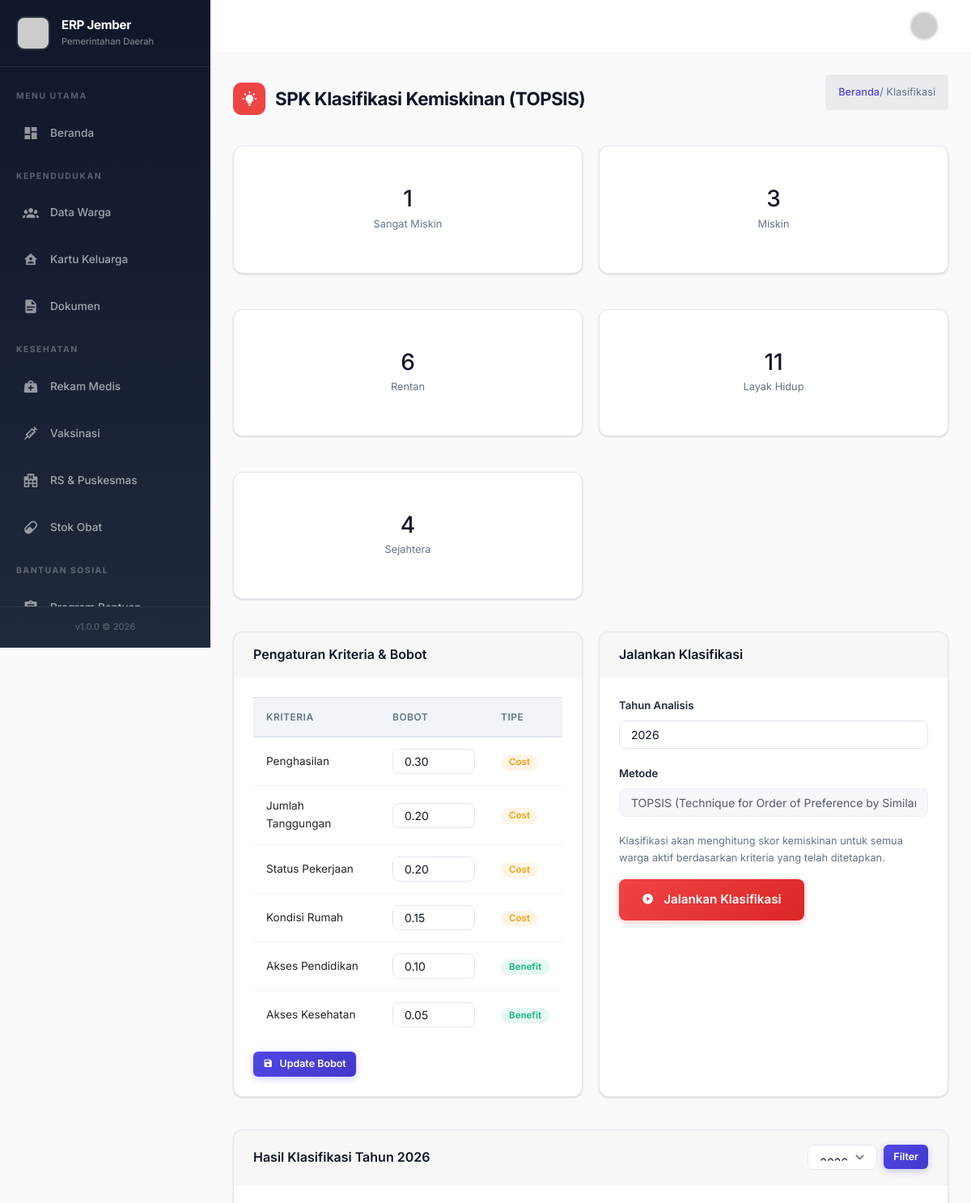
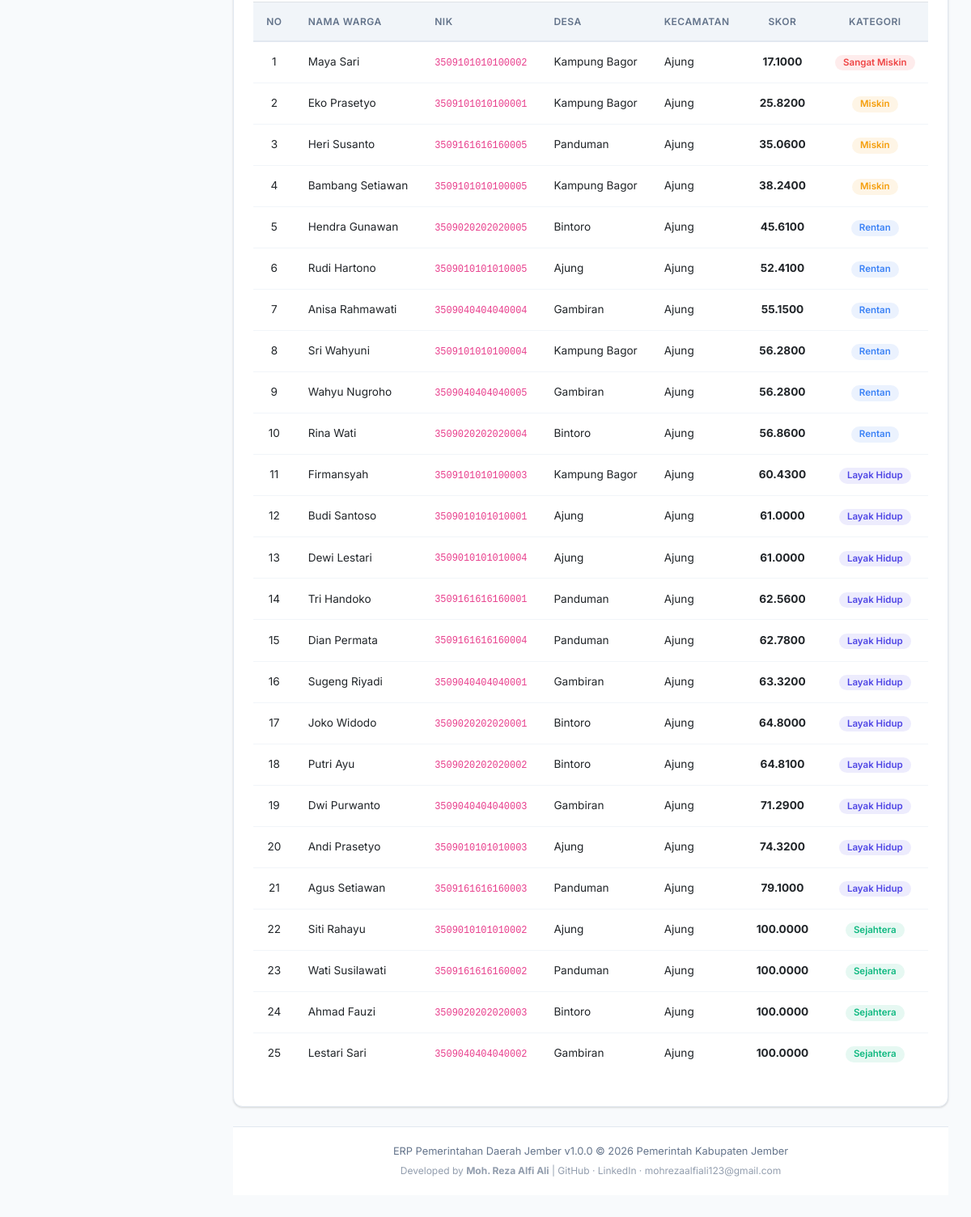
The page /modul/spk/klasifikasi.php (signed in) on the database its author committed (2 pictures, top to bottom).
### tables this page shows
CREATE TABLE `tbl_kriteria_kemiskinan` (
  `id` int(11) NOT NULL,
  `nama_kriteria` varchar(100) NOT NULL,
  `bobot` decimal(5,2) NOT NULL,
  `tipe` enum('Benefit','Cost') DEFAULT 'Benefit',
  `deskripsi` text DEFAULT NULL,
  `created_at` timestamp NOT NULL DEFAULT current_timestamp()
);

CREATE TABLE `tbl_hasil_klasifikasi` (
  `id` int(11) NOT NULL,
  `warga_id` int(11) NOT NULL,
  `skor` decimal(10,4) NOT NULL,
  `kategori` enum('Sangat Miskin','Miskin','Rentan','Layak Hidup','Sejahtera') NOT NULL,
  `tahun` int(11) NOT NULL,
  `bulan` int(11) DEFAULT NULL,
  `metode` varchar(50) DEFAULT 'TOPSIS',
  `created_at` timestamp NOT NULL DEFAULT current_timestamp()
);

CREATE TABLE `tbl_warga` (
  `id` int(11) NOT NULL,
  `nik` varchar(16) NOT NULL,
  `nama_lengkap` varchar(100) NOT NULL,
  `tempat_lahir` varchar(100) DEFAULT NULL,
  `tanggal_lahir` date DEFAULT NULL,
  `jenis_kelamin` enum('Laki-laki','Perempuan') NOT NULL,
  `golongan_darah` enum('A','B','AB','O','-') DEFAULT '-',
  `agama` enum('Islam','Kristen','Katolik','Hindu','Buddha','Konghucu') DEFAULT 'Islam',
  `status_kawin` enum('Belum Kawin','Kawin','Cerai Hidup','Cerai Mati') DEFAULT 'Belum Kawin',
  `pekerjaan` varchar(100) DEFAULT NULL,
  `penghasilan` decimal(15,2) DEFAULT 0.00,
  `alamat_lengkap` text DEFAULT NULL,
  `rt` varchar(5) DEFAULT NULL,
  `rw` varchar(5) DEFAULT NULL,
  `desa_id` int(11) DEFAULT NULL,
  `foto` varchar(255) DEFAULT 'default.jpg',
  `status_aktif` tinyint(4) DEFAULT 1,
  `created_at` timestamp NOT NULL DEFAULT current_timestamp(),
  `updated_at` timestamp NOT NULL DEFAULT current_timestamp() ON UPDATE current_timestamp()
);

CREATE TABLE `tbl_desa` (
  `id` int(11) NOT NULL,
  `kecamatan_id` int(11) NOT NULL,
  `nama_desa` varchar(100) NOT NULL,
  `kode_desa` varchar(10) NOT NULL,
  `jumlah_rt` int(11) DEFAULT 0,
  `jumlah_rw` int(11) DEFAULT 0,
  `koordinat_lat` decimal(10,6) DEFAULT NULL,
  `koordinat_lng` decimal(10,6) DEFAULT NULL,
  `created_at` timestamp NOT NULL DEFAULT current_timestamp()
);

CREATE TABLE `tbl_kecamatan` (
  `id` int(11) NOT NULL,
  `nama_kecamatan` varchar(100) NOT NULL,
  `kode_kecamatan` varchar(10) NOT NULL,
  `luas` decimal(10,2) DEFAULT NULL,
  `jumlah_desa` int(11) DEFAULT 0,
  `koordinat_lat` decimal(10,6) DEFAULT NULL,
  `koordinat_lng` decimal(10,6) DEFAULT NULL,
  `created_at` timestamp NOT NULL DEFAULT current_timestamp()
);

### includes/functions.php (called while the page is built, shortened)
<?php
function sanitize($data) {
    return htmlspecialchars(trim($data), ENT_QUOTES, 'UTF-8');
}

### modul/spk/klasifikasi.php (the view, shortened to what this page needs)
<?php
require_once '../../includes/auth.php';
$criteriaList = $dbh->query("SELECT * FROM tbl_kriteria_kemiskinan ORDER BY id")->fetchAll();
$tahunFilter = $_GET['tahun'] ?? date('Y');
$results = $dbh->prepare("
    SELECT hk.*, w.nama_lengkap, w.nik, d.nama_desa, k.nama_kecamatan
    FROM tbl_hasil_klasifikasi hk
    JOIN tbl_warga w ON w.id = hk.warga_id
    LEFT JOIN tbl_desa d ON d.id = w.desa_id
    LEFT JOIN tbl_kecamatan k ON k.id = d.kecamatan_id
    WHERE hk.tahun = :tahun
    ORDER BY hk.skor ASC
");
$results->execute([':tahun' => $tahunFilter]);
$hasilList = $results->fetchAll();
$stats = $dbh->prepare("SELECT kategori, COUNT(*) as jumlah FROM tbl_hasil_klasifikasi WHERE tahun = :tahun GROUP BY kategori");
$stats->execute([':tahun' => $tahunFilter]);
$statList = $stats->fetchAll();
$statMap = [];
foreach ($statList as $s) $statMap[$s->kategori] = $s->jumlah;
?>
<!DOCTYPE html>
<html lang="id">
<?php include '../../includes/head.php'; ?>
<body>
    <?php include '../../includes/header.php'; ?>
    <?php include '../../includes/sidebar.php'; ?>
    <div class="app-main">
        <div class="page-header">
            <h3>
                <span class="icon bg-danger"><i class="mdi mdi-lightbulb-on"></i></span>
                SPK Klasifikasi Kemiskinan (TOPSIS)
            </h3>
            <div class="breadcrumb"><a href="../dashboard/index.php">Beranda</a> / Klasifikasi</div>
        </div>
        <?php
        $colors = ['Sangat Miskin' => 'danger', 'Miskin' => 'warning', 'Rentan' => 'info', 'Layak Hidup' => 'primary', 'Sejahtera' => 'success'];
        ?>
        <div style="display:grid; grid-template-columns: repeat(auto-fit, minmax(300px, 1fr)); gap:20px;" class="mb-3">
            <?php foreach ($colors as $kat => $color): ?>
            <div class="card stat-card <?= $color ?>">
                <div class="card-body text-center">
                    <h3 class="mb-0"><?= $statMap[$kat] ?? 0 ?></h3>
                    <small class="text-muted"><?= $kat ?></small>
                </div>
            </div>
            <?php endforeach; ?>
        </div>
        <div style="display:grid; grid-template-columns: repeat(auto-fit, minmax(400px, 1fr)); gap:20px;" class="mb-3">
            <div class="card">
                <div class="card-header"><h5 class="mb-0">Pengaturan Kriteria & Bobot</h5></div>
                <div class="card-body">
                    <form method="post">
                        <table class="table table-sm">
                            <thead><tr><th>Kriteria</th><th>Bobot</th><th>Tipe</th></tr></thead>
                            <tbody>
                                <?php foreach ($criteriaList as $c): ?>
                                <tr>
                                    <td><?= sanitize($c->nama_kriteria) ?></td>
                                    <td><input type="number" class="form-control form-control-sm" name="bobot[<?= $c->id ?>]" value="<?= $c->bobot ?>" step="0.01" min="0" max="1" required></td>
                                    <td><span class="badge badge-<?= $c->tipe === 'Benefit' ? 'success' : 'warning' ?>"><?= $c->tipe ?></span></td>
                                </tr>
                                <?php endforeach; ?>
                            </tbody>
                        </table>
                        <button type="submit" name="update_criteria" class="btn btn-primary btn-sm"><i class="mdi mdi-content-save"></i> Update Bobot</button>
                    </form>
                </div>
            </div>
            <div class="card">
                <div class="card-header"><h5 class="mb-0">Jalankan Klasifikasi</h5></div>
                <div class="card-body">
                    <form method="post">
                        <div class="form-group">
                            <label>Tahun Analisis</label>
                            <input type="number" class="form-control" name="tahun" value="<?= date('Y') ?>" min="2020" max="2030">
                        </div>
                        <div class="form-group">
                            <label>Metode</label>
                            <input type="text" class="form-control" value="TOPSIS (Technique for Order of Preference by Similarity to Ideal Solution)" readonly>
                        </div>
                        <p class="text-muted small">Klasifikasi akan menghitung skor kemiskinan untuk semua warga aktif berdasarkan kriteria yang telah ditetapkan.</p>
                        <button type="submit" name="run_classification" class="btn btn-danger btn-lg" onclick="return confirm('Jalankan klasifikasi kemiskinan? Proses ini akan mengupdate semua data klasifikasi.')">
                            <i class="mdi mdi-play-circle mr-1"></i> Jalankan Klasifikasi
                        </button>
                    </form>
                </div>
            </div>
        </div>
        <div class="card">
            <div class="card-header d-flex justify-content-between align-items-center">
                <h5 class="mb-0">Hasil Klasifikasi Tahun <?= $tahunFilter ?></h5>
                <form method="get" class="form-inline">
                    <select name="tahun" class="form-control form-control-sm mr-2">
                        <?php for ($y = date('Y'); $y >= 2020; $y--): ?>
                            <option value="<?= $y ?>" <?= $y == $tahunFilter ? 'selected' : '' ?>><?= $y ?></option>
                        <?php endfor; ?>
                    </select>
                    <button type="submit" class="btn btn-sm btn-primary">Filter</button>
                </form>
            </div>
            <div class="card-body">
                <div class="table-responsive">
                    <table class="table">
                        <thead>
                            <tr>
                                <th class="text-center">No</th>
                                <th>Nama Warga</th>
                                <th>NIK</th>
                                <th>Desa</th>
                                <th>Kecamatan</th>
                                <th class="text-center">Skor</th>
                                <th class="text-center">Kategori</th>
                            </tr>
                        </thead>
                        <tbody>
                            <?php $cnt = 1; foreach ($hasilList as $row): ?>
                            <tr>
                                <td class="text-center"><?= $cnt++ ?></td>
                                <td><?= sanitize($row->nama_lengkap) ?></td>
                                <td><code><?= sanitize($row->nik) ?></code></td>
                                <td><?= sanitize($row->nama_desa ?? '-') ?></td>
                                <td><?= sanitize($row->nama_kecamatan ?? '-') ?></td>
                                <td class="text-center"><strong><?= $row->skor ?></strong></td>
                                <td class="text-center">
                                    <span class="badge badge-<?= $colors[$row->kategori] ?? 'secondary' ?>"><?= $row->kategori ?></span>
                                </td>
                            </tr>
                            <?php endforeach; ?>
                        </tbody>
                    </table>
                </div>
            </div>
        </div>
        <?php include '../../includes/footer.php'; ?>
    </div>
</body>
</html>

### rows shown on the page
tbl_kriteria_kemiskinan: nama_kriteria "Penghasilan", bobot "0.30", tipe "Cost"
tbl_kriteria_kemiskinan: nama_kriteria "Jumlah Tanggungan", bobot "0.20", tipe "Cost"
tbl_kriteria_kemiskinan: nama_kriteria "Status Pekerjaan", bobot "0.20", tipe "Cost"
tbl_kriteria_kemiskinan: nama_kriteria "Kondisi Rumah", bobot "0.15", tipe "Cost"
tbl_kriteria_kemiskinan: nama_kriteria "Akses Pendidikan", bobot "0.10", tipe "Benefit"
tbl_kriteria_kemiskinan: nama_kriteria "Akses Kesehatan", bobot "0.05", tipe "Benefit"
tbl_hasil_klasifikasi: warga.nama_lengkap "Maya Sari", warga.nik "3509101010100002", tbl_desa.nama_desa "Kampung Bagor", tbl_kecamatan.nama_kecamatan "Ajung", skor "17.1000", kategori "Sangat Miskin"
tbl_hasil_klasifikasi: warga.nama_lengkap "Eko Prasetyo", warga.nik "3509101010100001", tbl_desa.nama_desa "Kampung Bagor", tbl_kecamatan.nama_kecamatan "Ajung", skor "25.8200", kategori "Miskin"
tbl_hasil_klasifikasi: warga.nama_lengkap "Heri Susanto", warga.nik "3509161616160005", tbl_desa.nama_desa "Panduman", tbl_kecamatan.nama_kecamatan "Ajung", skor "35.0600", kategori "Miskin"
tbl_hasil_klasifikasi: warga.nama_lengkap "Bambang Setiawan", warga.nik "3509101010100005", tbl_desa.nama_desa "Kampung Bagor", tbl_kecamatan.nama_kecamatan "Ajung", skor "38.2400", kategori "Miskin"
tbl_hasil_klasifikasi: warga.nama_lengkap "Hendra Gunawan", warga.nik "3509020202020005", tbl_desa.nama_desa "Bintoro", tbl_kecamatan.nama_kecamatan "Ajung", skor "45.6100", kategori "Rentan"
tbl_hasil_klasifikasi: warga.nama_lengkap "Rudi Hartono", warga.nik "3509010101010005", tbl_desa.nama_desa "Ajung", tbl_kecamatan.nama_kecamatan "Ajung", skor "52.4100", kategori "Rentan"
tbl_hasil_klasifikasi: warga.nama_lengkap "Anisa Rahmawati", warga.nik "3509040404040004", tbl_desa.nama_desa "Gambiran", tbl_kecamatan.nama_kecamatan "Ajung", skor "55.1500", kategori "Rentan"
tbl_hasil_klasifikasi: warga.nama_lengkap "Sri Wahyuni", warga.nik "3509101010100004", tbl_desa.nama_desa "Kampung Bagor", tbl_kecamatan.nama_kecamatan "Ajung", skor "56.2800", kategori "Rentan"
tbl_hasil_klasifikasi: warga.nama_lengkap "Wahyu Nugroho", warga.nik "3509040404040005", tbl_desa.nama_desa "Gambiran", tbl_kecamatan.nama_kecamatan "Ajung", skor "56.2800", kategori "Rentan"
tbl_hasil_klasifikasi: warga.nama_lengkap "Rina Wati", warga.nik "3509020202020004", tbl_desa.nama_desa "Bintoro", tbl_kecamatan.nama_kecamatan "Ajung", skor "56.8600", kategori "Rentan"
tbl_hasil_klasifikasi: warga.nama_lengkap "Firmansyah", warga.nik "3509101010100003", tbl_desa.nama_desa "Kampung Bagor", tbl_kecamatan.nama_kecamatan "Ajung", skor "60.4300", kategori "Layak Hidup"
tbl_hasil_klasifikasi: warga.nama_lengkap "Budi Santoso", warga.nik "3509010101010001", tbl_desa.nama_desa "Ajung", tbl_kecamatan.nama_kecamatan "Ajung", skor "61.0000", kategori "Layak Hidup"
tbl_hasil_klasifikasi: warga.nama_lengkap "Dewi Lestari", warga.nik "3509010101010004", tbl_desa.nama_desa "Ajung", tbl_kecamatan.nama_kecamatan "Ajung", skor "61.0000", kategori "Layak Hidup"
tbl_hasil_klasifikasi: warga.nama_lengkap "Tri Handoko", warga.nik "3509161616160001", tbl_desa.nama_desa "Panduman", tbl_kecamatan.nama_kecamatan "Ajung", skor "62.5600", kategori "Layak Hidup"
tbl_hasil_klasifikasi: warga.nama_lengkap "Dian Permata", warga.nik "3509161616160004", tbl_desa.nama_desa "Panduman", tbl_kecamatan.nama_kecamatan "Ajung", skor "62.7800", kategori "Layak Hidup"
tbl_hasil_klasifikasi: warga.nama_lengkap "Sugeng Riyadi", warga.nik "3509040404040001", tbl_desa.nama_desa "Gambiran", tbl_kecamatan.nama_kecamatan "Ajung", skor "63.3200", kategori "Layak Hidup"
tbl_hasil_klasifikasi: warga.nama_lengkap "Joko Widodo", warga.nik "3509020202020001", tbl_desa.nama_desa "Bintoro", tbl_kecamatan.nama_kecamatan "Ajung", skor "64.8000", kategori "Layak Hidup"
tbl_hasil_klasifikasi: warga.nama_lengkap "Putri Ayu", warga.nik "3509020202020002", tbl_desa.nama_desa "Bintoro", tbl_kecamatan.nama_kecamatan "Ajung", skor "64.8100", kategori "Layak Hidup"
tbl_hasil_klasifikasi: warga.nama_lengkap "Dwi Purwanto", warga.nik "3509040404040003", tbl_desa.nama_desa "Gambiran", tbl_kecamatan.nama_kecamatan "Ajung", skor "71.2900", kategori "Layak Hidup"
tbl_hasil_klasifikasi: warga.nama_lengkap "Andi Prasetyo", warga.nik "3509010101010003", tbl_desa.nama_desa "Ajung", tbl_kecamatan.nama_kecamatan "Ajung", skor "74.3200", kategori "Layak Hidup"
tbl_hasil_klasifikasi: warga.nama_lengkap "Agus Setiawan", warga.nik "3509161616160003", tbl_desa.nama_desa "Panduman", tbl_kecamatan.nama_kecamatan "Ajung", skor "79.1000", kategori "Layak Hidup"
tbl_hasil_klasifikasi: warga.nama_lengkap "Siti Rahayu", warga.nik "3509010101010002", tbl_desa.nama_desa "Ajung", tbl_kecamatan.nama_kecamatan "Ajung", skor "100.0000", kategori "Sejahtera"
tbl_hasil_klasifikasi: warga.nama_lengkap "Wati Susilawati", warga.nik "3509161616160002", tbl_desa.nama_desa "Panduman", tbl_kecamatan.nama_kecamatan "Ajung", skor "100.0000", kategori "Sejahtera"
tbl_hasil_klasifikasi: warga.nama_lengkap "Ahmad Fauzi", warga.nik "3509020202020003", tbl_desa.nama_desa "Bintoro", tbl_kecamatan.nama_kecamatan "Ajung", skor "100.0000", kategori "Sejahtera"
tbl_hasil_klasifikasi: warga.nama_lengkap "Lestari Sari", warga.nik "3509040404040002", tbl_desa.nama_desa "Gambiran", tbl_kecamatan.nama_kecamatan "Ajung", skor "100.0000", kategori "Sejahtera"

### other values the page prints
APP_VERSION "1.0.0"
$statMap[$kat] "1"
$kat "Sangat Miskin"
$statMap[$kat] "3"
$kat "Miskin"
$statMap[$kat] "6"
$kat "Rentan"
$statMap[$kat] "11"
$kat "Layak Hidup"
$statMap[$kat] "4"
$kat "Sejahtera"
APP_NAME "ERP Pemerintahan Daerah Jember"
form field tahun "2026"
